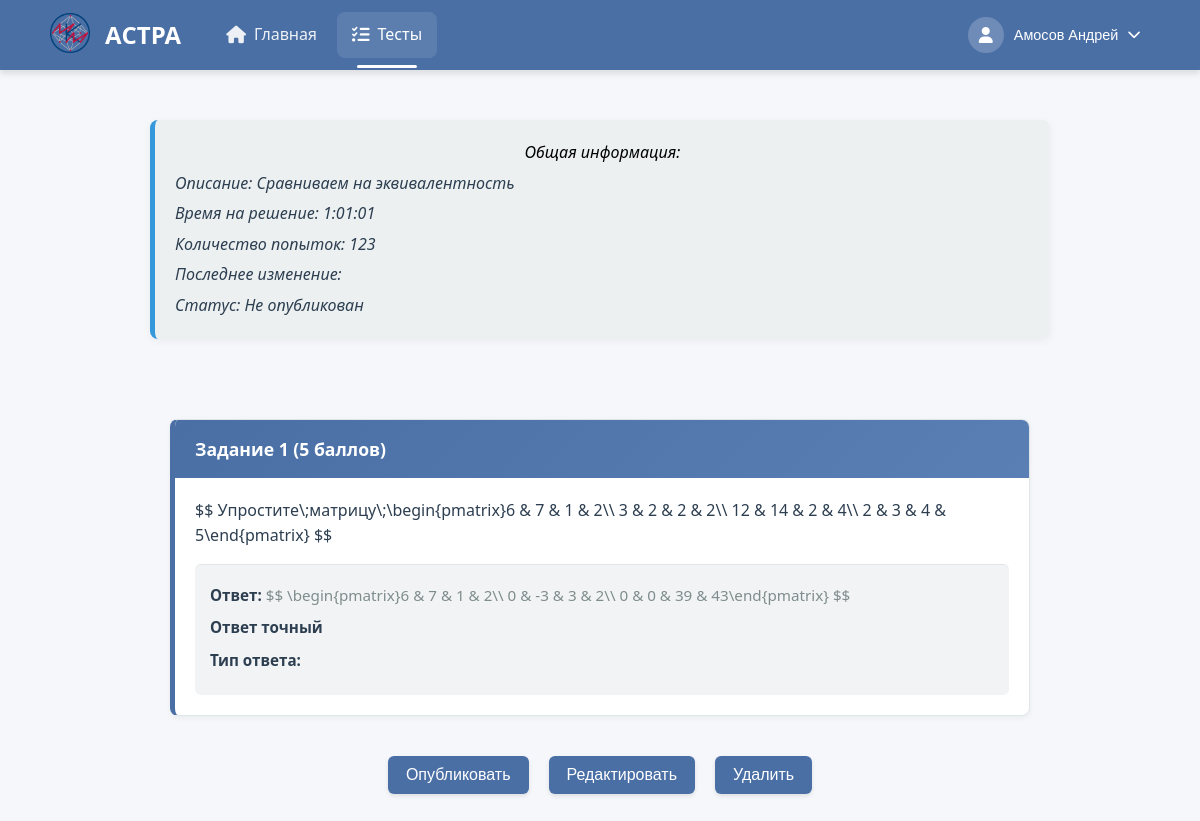
/TestsCreate/listTests/obrabotka-matrits-nachalo/ (signed in), run on the app's committed database.
### users/models.py (models this page shows, shortened)
class CustomUser(AbstractBaseUser, PermissionsMixin):
    THEME_CHOICES = [
        ('light', 'Светлая'),
        ('dark', 'Тёмная'),
    ]
    email = models.EmailField(unique=True)
    role = models.CharField(max_length=10, choices=[('student', 'Student'), ('teacher', 'Teacher')])
    theme = models.CharField(max_length=10, choices=THEME_CHOICES, default='light')
    is_active = models.BooleanField(default=True)
    is_staff = models.BooleanField(default=False)
    objects = CustomUserManager()
    USERNAME_FIELD = 'email'
    REQUIRED_FIELDS = ['role']
    def get_full_name(self):
        if self.role == 'student' and hasattr(self, 'studentdata'):
            return f"{self.studentdata.last_name} {self.studentdata.first_name}"
        elif self.role == 'teacher' and hasattr(self, 'teacherdata'):
            return f"{self.teacherdata.last_name} {self.teacherdata.first_name}"
        return self.email
    def get_photo_url(self):
        if self.role == 'student' and hasattr(self, 'studentdata') and self.studentdata.photo:
            return self.studentdata.photo.url
        elif self.role == 'teacher' and hasattr(self, 'teacherdata') and self.teacherdata.photo:
            return self.teacherdata.photo.url
        return None

class TeacherData(models.Model):
    first_name = models.CharField(max_length=50, blank=False)
    last_name = models.CharField(max_length=50, blank=False)
    middle_name = models.CharField(max_length=50)
    photo = models.ImageField(upload_to='user_photos/', blank=True, null=True)
    institute = models.ForeignKey(StudentInstitute, default=6, on_delete=models.PROTECT)
    data_map = models.OneToOneField(CustomUser, on_delete=models.CASCADE)

### create_tests/models.py (models this page shows, shortened)
class AboutTest(models.Model):
    objects = None
    name_tests = models.CharField(max_length=255, blank=False)  # Название теста
    creator = models.ForeignKey(TeacherData, on_delete=models.PROTECT, null=True, blank=True,
                                related_name='created_tests')  # Создатель теста
    time_to_solution = models.DurationField(default=timedelta(hours=1, minutes=30))
    name_slug_tests = models.SlugField(max_length=255, unique=True, db_index=True, verbose_name="URL")  # Слаг имени
    num_of_attempts = models.IntegerField(blank=True, default=1)  # Количество попыток для решения
    type_of_result = models.IntegerField(blank=True, default=1)  # Тип возвращаемого результата
    description = models.CharField(max_length=150, default="", blank=True)
    is_published = models.IntegerField(default=0)
    is_done = models.IntegerField(default=1)
    is_draft = models.BooleanField(default=False)
    subj = models.ForeignKey(Subjects,
                             on_delete=models.PROTECT,
                             default=1)
    expressions = models.ManyToManyField(AboutExpressions)
    task_groups = models.ManyToManyField(TaskGroup, blank=True)  # Новые группы заданий

class TypeAnswer(models.Model):
    TYPE_CHOICES = [
        (1, "Целые"),
        (2, "Нецелые"),
        (3, "Строки"),
        (4, "Матрицы"),
    ]
    type_code = models.IntegerField(choices=TYPE_CHOICES, unique=True)
    name = models.CharField(max_length=50)

class AboutExpressions(models.Model):
    number = models.IntegerField(max_length=20, default=0)
    block_expression_num = models.IntegerField(max_length=50, default=0)
    user_expression = models.CharField(max_length=100, blank=False)
    user_ans = models.CharField(max_length=150, blank=False)
    true_ans = models.CharField(max_length=15, default='1')
    points_for_solve = models.IntegerField(default=1, blank=False)
    user_eps = models.CharField(max_length=150, default="0", blank=True)
    user_type = models.ForeignKey(TypeAnswer, on_delete=models.SET_NULL, null=True)
    exist_select = models.BooleanField(default=False)

### create_tests/views.py (the view)
# urls.py: path('listTests/<slug:slug_name>/', views.some_test, name='some_test'),
@login_required
@role_required(['teacher', 'admin'])
def some_test(request, slug_name):
    test = get_object_or_404(AboutTest, name_slug_tests=slug_name)
    all_groups = StudentGroup.objects.all().select_related('institute')
    institutes = StudentInstitute.objects.all().prefetch_related('studentgroup_set')
    task_groups = test.task_groups.all()
    if task_groups.exists():
        task_groups_data = []
        for group in task_groups.order_by('number'):
            variants_data = []
            for variant in group.variants.all():
                norm_for_variant = TypeNormForTaskVariant.objects.filter(task_variant=variant).first()
                variants_data.append({
                    'id': variant.id,
                    'user_expression': variant.user_expression,
                    'user_ans': variant.user_ans,
                    'true_ans': variant.true_ans,
                    'user_eps': variant.user_eps,
                    'user_type': variant.user_type,
                    'exist_select': variant.exist_select,
                    'matrix_norm': norm_for_variant.matrix_norms if norm_for_variant else None,
                })
            task_groups_data.append({
                'id': group.id,
                'number': group.number,
                'points_for_solve': group.points_for_solve,
                'variants': variants_data
            })
        return render(request, 'create_tests/some_test.html', {
            'test': test,
            'task_groups_data': task_groups_data,
            'uses_new_system': True,
            'institutes': institutes,
            'all_groups': all_groups
        })
    else:
        from collections import defaultdict
        expressions_by_block = defaultdict(list)
        for expr in test.expressions.all().order_by('block_expression_num', 'number'):
            block_num = expr.block_expression_num if hasattr(expr, 'block_expression_num') and expr.block_expression_num else 1
            expressions_by_block[block_num].append(expr)
        task_groups_data = []
        for block_num in sorted(expressions_by_block.keys()):
            expressions = expressions_by_block[block_num]
            if not expressions:
                continue
            variants_data = []
            for expr in expressions:
                norm_for_matrix = TypeNormForMatrix.objects.filter(num_expr=expr).first()
                variants_data.append({
                    'id': expr.id,
                    'user_expression': expr.user_expression,
                    'user_ans': expr.user_ans,
                    'true_ans': expr.true_ans,
                    'user_eps': expr.user_eps,
                    'user_type': expr.user_type,
                    'exist_select': expr.exist_select,
                    'matrix_norm': norm_for_matrix.matrix_norms if norm_for_matrix else None,
                })
            task_groups_data.append({
                'id': f'block_{block_num}',
                'number': block_num,
                'points_for_solve': expressions[0].points_for_solve,
                'variants': variants_data
            })
        return render(request, 'create_tests/some_test.html', {
            'test': test,
            'task_groups_data': task_groups_data,
            'uses_new_system': False,
            'institutes': institutes,
            'all_groups': all_groups
        })

### create_tests/templates/create_tests/some_test.html (shortened to what this page needs)
{% extends 'create_tests/header.html' %}
{% load static %}
{% load test_extras %}
{% block extra_css %}
    <link rel="stylesheet" href="{% static '/css/some_test.css' %}">
    <link rel="stylesheet" href="{% static 'libs/mathlive/mathlive.css' %}">
{% endblock %}
{% block content %}
<div class="inf">
    <p style="text-align: center; color: black">Общая информация:
    </p>
    <p> Описание: {{ test.description }}</p>
    <p> Время на решение: {{ test.time_to_solution }}</p>
    <p> Количество попыток: {{test.num_of_attempts}} </p>
    <p> Последнее изменение: {{ test.time_last_change }}</p>
    <p>Статус:
        {% if ex.is_public == 1 %}
            Опубликован
        {% else %}
            Не опубликован
        {% endif %}
    </p>
</div>
<div class="main-content">
    {% if task_groups_data %}
        <div class="task-groups">
            {% for group in task_groups_data %}
            <div class="task-group">
                <div class="group-header">
                    <h3>Задание {{ group.number }} ({{ group.points_for_solve }} баллов)</h3>
                </div>
                <div class="group-variants">
                    {% for variant in group.variants %}
                    <div class="variant-item">
                        <div class="variant-content">
                            <p>$$ {{ variant.user_expression }} $$</p>
                            {% if variant.exist_select %}
                                <div class="sec-info">
                                    <p><strong>Варианты ответов:</strong></p>
                                    {% with variant.user_ans|split:";" as options %}
                                    {% with variant.true_ans|split:";" as correct_flags %}
                                    <ul class="answer-options">
                                        {% for option in options %}
                                        <li class="{% if correct_flags|get_item:forloop.counter0 == '1' %}correct-option{% endif %}">
                                            $$ {{ option }} $$
                                            {% if correct_flags|get_item:forloop.counter0 == '1' %}
                                                <span class="correct-mark">✓</span>
                                            {% endif %}
                                        </li>
                                        {% endfor %}
                                    </ul>
                                    {% endwith %}
                                    {% endwith %}
                                </div>
                            {% else %}
                                <div class="sec-info">
                                    <p><strong>Ответ:</strong> $$ {{ variant.user_ans }} $$</p>
                                    <p>
                                        {% if variant.user_eps == '0' or variant.user_eps == '0.0' %}
                                            <strong>Ответ точный</strong>
                                        {% else %}
                                            <strong>Точность:</strong> {{ variant.user_eps }}
                                        {% endif %}
                                    </p>
                                    <p><strong>Тип ответа:</strong> {{ variant.user_type.type_name }}</p>
                                </div>
                            {% endif %}
                        </div>
                    </div>
                    {% endfor %}
                </div>
            </div>
            {% endfor %}
        </div>
    {% else %}
        <div class="no-tasks">
            <p>В этом тесте пока нет заданий.</p>
        </div>
    {% endif %}
    <div class="actions">
        <button class="btn btn-publish publish-btn" data-slug="{{ test.name_slug_tests }}">Опубликовать</button>
        <button class="btn btn-edit edit-btn" data-slug="{{ test.name_slug_tests }}">Редактировать</button>
        <button class="btn btn-danger delete-btn" data-slug="{{ test.name_slug_tests }}">Удалить</button>
    </div>
</div>
{% endblock %}

### create_tests/templates/create_tests/header.html (shortened to what this page needs)
<!DOCTYPE html>
<html lang="ru">
<head>
    {% load static %}
    <link rel="stylesheet" href="{% static 'css/header.css' %}">
    <link rel="stylesheet" href="{% static 'css/dark-theme.css' %}">
    <link rel="stylesheet" href="{% static 'libs/fontawesome/css/all.min.css' %}">
    {% block extra_css %}{% endblock %}
</head>
<body data-theme="{{ user.theme|default:'light' }}" data-user-theme="{{ user.theme|default:'light' }}">
<header class="app-header">
    <div class="header-container">
        <div class="header-brand">
            <span class="logo-icon">
                <img src="{% static 'images/logo.png' %}" alt="" style="width: 40px; height: 40px;">
            </span>
            <h2><span class="logo-text">АСТРА</span></h2>
        </div>
        <nav class="main-nav">
            <ul class="nav-list">
                {% if user.role == 'teacher' %}
                    <li class="nav-item">
                        <a href="/personaInf/" class="nav-link {% if request.path == '/personaInf/' %}active{% endif %}">
                            <i class="fas fa-home"></i>
                            <span>Главная</span>
                        </a>
                    </li>
                    <li class="nav-item">
                        <a href="/TestsCreate/listTests/" class="nav-link {% if '/TestsCreate/listTests/' in request.path %}active{% endif %}">
                            <i class="fas fa-tasks"></i>
                            <span>Тесты</span>
                        </a>
                    </li>
                {% endif %}
            </ul>
        </nav>
        <div class="user-controls">
            <div class="profile-dropdown">
                <button class="profile-btn" id="profileBtn">
                    <div class="avatar">
                        {% if user.get_photo_url %}
                            <img src="{{ user.get_photo_url }}" alt="Фото профиля" style="width: 100%; height: 100%; border-radius: 50%; object-fit: cover;">
                        {% else %}
                            <i class="fas fa-user"></i>
                        {% endif %}
                    </div>
                    <span class="username">{{ user.get_full_name }}</span>
                    <i class="fas fa-chevron-down"></i>
                </button>
            </div>
        </div>
    </div>
</header>
<main class="app-main">
    {% block content %}{% endblock %}
</main>
</body>
</html>

### data on the page
CustomUser: get_full_name "Амосов Андрей"
AboutTest: description "Сравниваем на эквивалентность", time_to_solution "1:01:01", num_of_attempts "123"
TypeAnswer: user_expression "Упростите\\;матрицу\\;\\begin{pmatrix}6 & 7 & 1 & 2\\\\ 3 & 2 & 2 & 2\\\\ 12 & 14 & 2 & 4\\\\ 2 & 3 & 4 & 5\\end{pmatrix}", user_ans "\\begin{pmatrix}6 & 7 & 1 & 2\\\\ 0 & -3 & 3 & 2\\\\ 0 & 0 & 39 & 43\\end{pmatrix}"

### other printed values
{{ group.number }} "1"
{{ group.points_for_solve }} "5"
